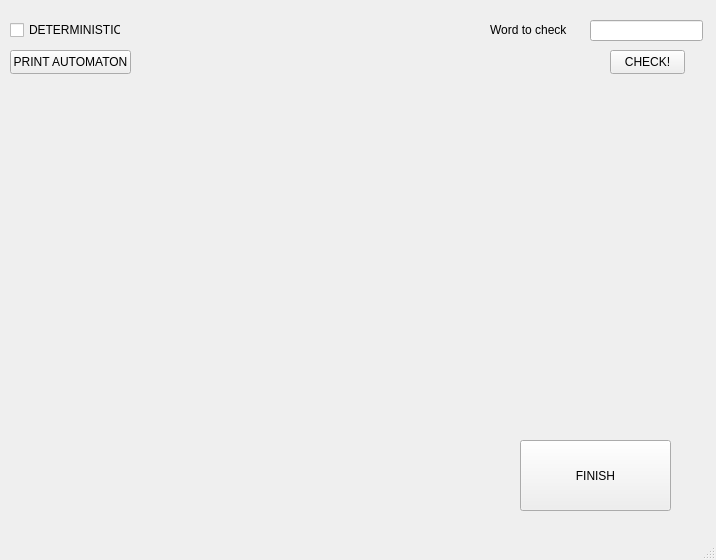
<?xml version="1.0" encoding="UTF-8"?>
<ui version="4.0">
 <class>tema3finalClass</class>
 <widget class="QMainWindow" name="tema3finalClass">
  <property name="geometry">
   <rect>
    <x>0</x>
    <y>0</y>
    <width>716</width>
    <height>560</height>
   </rect>
  </property>
  <property name="windowTitle">
   <string>tema3final</string>
  </property>
  <widget class="QWidget" name="centralWidget">
   <widget class="QCheckBox" name="checkBox">
    <property name="geometry">
     <rect>
      <x>10</x>
      <y>20</y>
      <width>111</width>
      <height>20</height>
     </rect>
    </property>
    <property name="text">
     <string>DETERMINISTIC</string>
    </property>
   </widget>
   <widget class="QPushButton" name="pushButton">
    <property name="geometry">
     <rect>
      <x>10</x>
      <y>50</y>
      <width>121</width>
      <height>24</height>
     </rect>
    </property>
    <property name="text">
     <string>PRINT AUTOMATON</string>
    </property>
   </widget>
   <widget class="QLineEdit" name="lineEdit">
    <property name="geometry">
     <rect>
      <x>590</x>
      <y>20</y>
      <width>113</width>
      <height>21</height>
     </rect>
    </property>
   </widget>
   <widget class="QLabel" name="label">
    <property name="geometry">
     <rect>
      <x>490</x>
      <y>20</y>
      <width>91</width>
      <height>20</height>
     </rect>
    </property>
    <property name="text">
     <string>Word to check</string>
    </property>
   </widget>
   <widget class="QPushButton" name="pushButton_2">
    <property name="geometry">
     <rect>
      <x>610</x>
      <y>50</y>
      <width>75</width>
      <height>24</height>
     </rect>
    </property>
    <property name="text">
     <string>CHECK!</string>
    </property>
   </widget>
   <widget class="QLabel" name="label_4">
    <property name="geometry">
     <rect>
      <x>110</x>
      <y>480</y>
      <width>771</width>
      <height>16</height>
     </rect>
    </property>
    <property name="text">
     <string/>
    </property>
   </widget>
   <widget class="QLabel" name="label_5">
    <property name="geometry">
     <rect>
      <x>110</x>
      <y>500</y>
      <width>771</width>
      <height>16</height>
     </rect>
    </property>
    <property name="text">
     <string/>
    </property>
   </widget>
   <widget class="QPushButton" name="pushButton_3">
    <property name="geometry">
     <rect>
      <x>520</x>
      <y>440</y>
      <width>151</width>
      <height>71</height>
     </rect>
    </property>
    <property name="text">
     <string>FINISH</string>
    </property>
   </widget>
  </widget>
  <widget class="QStatusBar" name="statusBar"/>
 </widget>
 <layoutdefault spacing="6" margin="11"/>
 <resources>
  <include location="tema3final.qrc"/>
 </resources>
 <connections/>
</ui>
